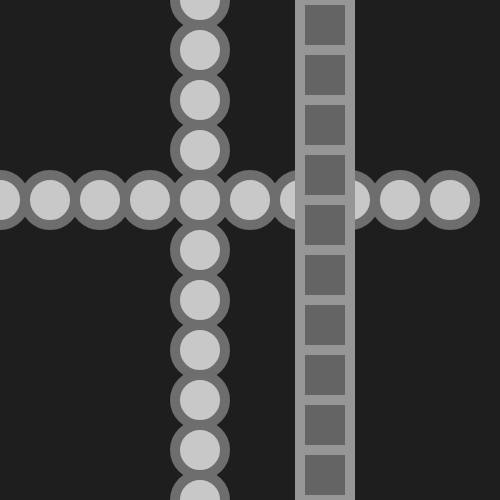
Frame 1 (no input)
Frame 60 (no input): identical to frame 1, image omitted
Frame 120 (the mouse pressed at the canvas centre since frame 60): identical to frame 1, image omitted

The p5.js sketch that drew this single still picture (run headless with seeded random() and noise() and a simulated clock; from frame 60 on, the mouse is pressed at the canvas centre):

// p5.js sketch
// ── sketch.js
/*
Uses while() and for loop() to draw rectangles to the canvas on the y axis.
Created by Daniel Wen May 12 2017. 
*/

var rectSize = 50;

function setup() {
  createCanvas(500,500);
  
}

function draw() {
  background(30,30,30);// background
  var x = 0; // x coordinate of the rect
  var y = 0; // y coordinate of the rect
  while(y <= height){ //if y is less or equal to height
    strokeWeight(10); // strokeweight is 10
    stroke(110); //color is 110
    fill(200); //color is 200
    ellipse(200,y,rectSize,rectSize); //draws circles
    y = y+50; //moves where the circle is drawn the next loop
  }
  while(x < width){
    strokeWeight(10); // size of line is 10
    stroke(110); //color is 110
    fill(200); //color is 200
    ellipse(x,200,rectSize,rectSize); //draws circles
    x = x+50; //moves where the circle is drawn the next loop
  }
  for(var y = 0; y<=height; y+=rectSize){ //a loop to draw a horizontal line of boxes
    stroke(150); //color is 150
    strokeWeight(10);//size of line is 10
    fill(100); //color is 100
    rect(300,y,rectSize,rectSize);//draws the rectangle
  }
  
  
  
  
}
